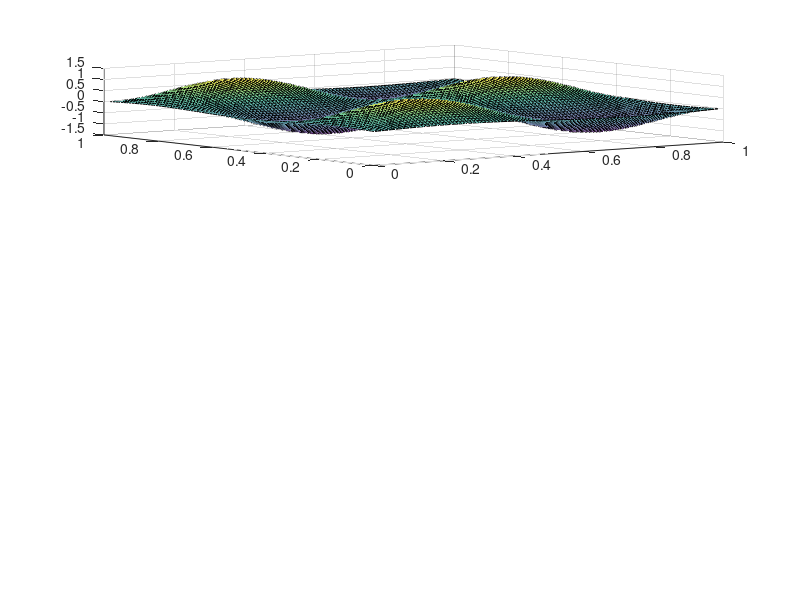

Here is the MATLAB script that generated this plot: (Note: this script raises an error after producing the figure.)
clear
clc
% This script solves general Poisson's equations numerically. It allows
% users to input f, the RHS of Poisson's equation, and solves Au=f using
% the simple finite difference scheme.

%%%%%%%%%%%%%%%%%%%%%%
% LHS initialization %
%%%%%%%%%%%%%%%%%%%%%%
N = 100;                                                    % number of intervals in discretization
h = 1/N;                                                  % interval size
diag0 = ones(N-1,1)*4; diag1 = -ones(N-1,1);              % trivial step in constructing B
B = spdiags([diag1, diag0, diag1], -1:1, N-1, N-1)/(h^2); % block B, (N-1)*(N-1) matrix
C = -speye(N-1)/(h^2);                                    % block C, (N-1)*(N-1) matrix
mat_cells = {B,C,zeros(N-1)};                             % trivial step in constructing A
A = cell2mat(mat_cells(toeplitz([1,2,ones(1,N-3)*3])));   % mat A, (N-1)^2*(N-1)^2 matrix

%%%%%%%%%%%%%%%%%%%%%%
% RHS initialization %
%%%%%%%%%%%%%%%%%%%%%%
x = (1:N-1)*h;                          % horizontal
y = x';                                 % vertical
f1=@(x,y)13*pi^2*sin(2*pi*x).*sin(3*pi*y);
f1mat = f1(x,y);                        % (N-1)*(N-1) matrix
f1vec = f1mat(:);                       % (N-1)^2 vector
f2=@(x,y)-(x-1).^3.*(42*x.^2-24*x+2).*y.*(y-1)-2*x.^2.*(x-1).^5;
f2mat = f2(x,y);                        % (N-1)*(N-1) matrix
f2vec = f2mat(:);                       % (N-1)^2 vector

%%%%%%%%%%%%%%%%%%
% numerical soln %
%%%%%%%%%%%%%%%%%%
u1 = A\f1vec;                 % backslash solver (Gaussian)
u1mat = vec2mat(u1,N-1)';     % (N-1)*(N-1) matrix
u2 = A\f2vec;
u2mat = vec2mat(u2,N-1)';

%%%%%%%%%%%%%%
% exact soln %
%%%%%%%%%%%%%%
s1=@(x,y)sin(2*pi*x).*sin(3*pi*y);
s1mat = s1(x,y);
s2=@(x,y)(x-1).^5.*x.^2.*y.*(y-1);
s2mat = s2(x,y);

%%%%%%%%%%%%%%%%
% verification %
%%%%%%%%%%%%%%%%
figure(1)
subplot(3,1,1)    % plot the numerical solution
s11 = surf(x,y,u1mat,'FaceAlpha',0.7); s11.EdgeColor = 'none';
axis([0 1 0 1 -1 1]); title('Numerical Solution'); colorbar;
subplot(3,1,2)    % plot the exact solution
s12 = surf(x,y,s1mat,'FaceAlpha',0.7); s12.EdgeColor = 'none';
axis([0 1 0 1 -1 1]); title('Exact Solution'); colorbar
subplot(3,1,3)    % plot the residual (numerical - exact)
s13 = surf(x,y,u1mat-s1mat,'FaceAlpha',0.7); s13.EdgeColor = 'none';
title('Numerical - Exact'); colorbar;

figure(2)
subplot(3,1,1)
s21 = surf(x,y,u2mat,'FaceAlpha',0.7); s21.EdgeColor = 'none';
axis([0 1 0 1 -0.001 0.004]); title('Numerical Solution'); colorbar;
subplot(3,1,2)
s22 = surf(x,y,s2mat,'FaceAlpha',0.7); s22.EdgeColor = 'none';
axis([0 1 0 1 -0.001 0.004]); title('Exact Solution'); colorbar
subplot(3,1,3)
s23 = surf(x,y,u2mat-s2mat,'FaceAlpha',0.7); s23.EdgeColor = 'none';
title('Numerical - Exact'); colorbar;